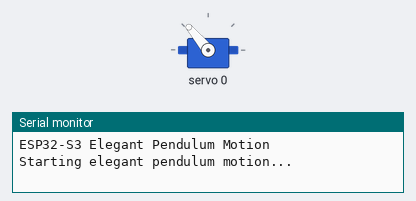
The sketch below on a simulated ESP32-S3. Shown: servo, the last lines printed to the serial monitor.

Above: at 0.05 s.
At 1.05 s:
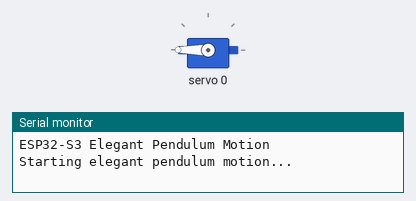
At 1.8 s:
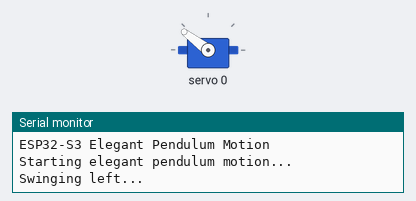
At 3.75 s:
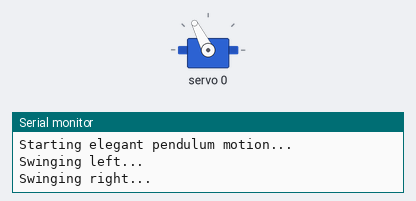
Timing chart, 0 to 8.7 s (numbered marks = the images above):
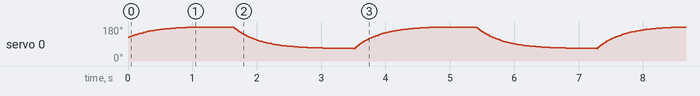

The sketch:

pendulum_esp32.ino
```cpp
#include <Wire.h>
#include <Adafruit_PWMServoDriver.h>

Adafruit_PWMServoDriver pwm = Adafruit_PWMServoDriver();

#define SERVO_FREQ 50
#define SDA_PIN 21
#define SCL_PIN 9

// Servo position limits for pendulum swing
#define PENDULUM_CENTER 375   // Center position
#define PENDULUM_LEFT   250   // Left swing limit
#define PENDULUM_RIGHT  500   // Right swing limit

// Smooth motion variables
float currentPosition = PENDULUM_CENTER;
float targetPosition = PENDULUM_RIGHT;
unsigned long lastUpdate = 0;
const unsigned long updateInterval = 20;  // Update every 20ms for smooth motion

// Pendulum state
bool swingingRight = true;
float smoothingFactor = 0.05;  // Lower = smoother, slower motion

void setup() {
  Serial.begin(115200);
  Serial.println("ESP32-S3 Elegant Pendulum Motion");

  Wire.begin(SDA_PIN, SCL_PIN);
  pwm.begin();
  pwm.setOscillatorFrequency(27000000);
  pwm.setPWMFreq(SERVO_FREQ);

  // Start at center position
  pwm.setPWM(0, 0, (int)currentPosition);

  Serial.println("Starting elegant pendulum motion...");
}

void loop() {
  unsigned long currentTime = millis();

  // Update servo position at regular intervals
  if (currentTime - lastUpdate >= updateInterval) {
    lastUpdate = currentTime;

    // Smooth motion calculation - natural acceleration/deceleration
    currentPosition += (targetPosition - currentPosition) * smoothingFactor;

    // Set servo position
    pwm.setPWM(0, 0, (int)currentPosition);

    // Check if we're close to target position
    if (abs(currentPosition - targetPosition) < 2.0) {
      // Switch direction for pendulum effect
      if (swingingRight) {
        targetPosition = PENDULUM_LEFT;
        swingingRight = false;
        Serial.println("Swinging left...");
      } else {
        targetPosition = PENDULUM_RIGHT;
        swingingRight = true;
        Serial.println("Swinging right...");
      }
    }

    // Optional: Print current position for debugging
    // Serial.print("Position: ");
    // Serial.println((int)currentPosition);
  }
}
```
